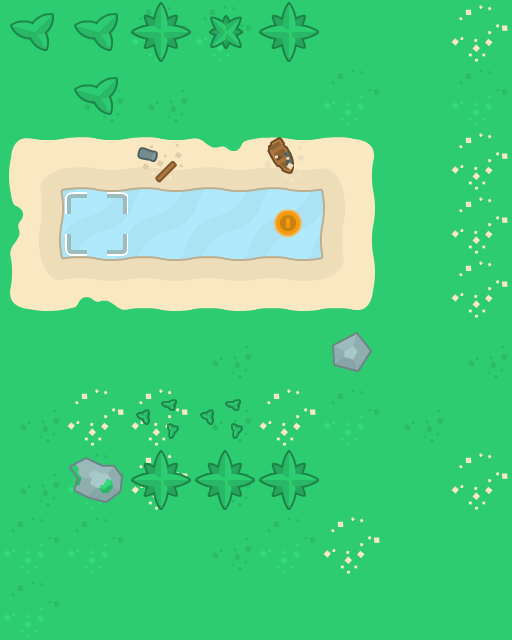

Below is a game level as drawn by its tile map, then a one-line description and the .tmx file that defines it, in full:
An orthogonal 8x10 tile map with 64x64 px tiles, 4 tile layers (backgroud, walls, foreground, objects).

<map version="1.10" tiledversion="1.11.2" orientation="orthogonal" renderorder="right-down" width="8" height="10" tilewidth="64" tileheight="64" infinite="0" nextlayerid="5" nextobjectid="1">
 <properties>
  <property name="character_bottom" value="[[16,0]]" />
  <property name="character_left" value="[[16,3]]" />
  <property name="character_right" value="[[16,2]]" />
  <property name="character_top" value="[[16,1]]" />
 </properties>
 <tileset firstgid="1" source="tiles_sheet.tsx" />
 <layer id="1" name="backgroud" width="8" height="10">
  <data encoding="csv">
0,0,0,0,0,0,0,0,
0,0,0,0,0,0,0,0,
77,77,77,77,77,77,0,0,
77,77,77,77,77,77,0,0,
77,77,77,77,77,77,0,0,
0,0,0,0,0,0,0,0,
0,0,0,0,0,0,0,0,
0,0,0,0,0,0,0,0,
0,0,0,0,0,0,0,0,
0,0,0,0,0,0,0,0
</data>
 </layer>
 <layer id="2" name="walls" width="8" height="10">
  <data encoding="csv">
24,24,41,41,24,24,24,25,
24,42,42,24,24,41,24,41,
38,58,89,59,87,39,24,25,
43,0,0,0,0,23,24,25,
55,8,7,7,7,56,24,25,
24,24,24,42,24,24,24,42,
42,25,25,42,25,41,42,24,
42,41,25,42,24,24,24,25,
41,41,24,42,41,25,24,24,
41,24,24,24,24,24,24,24
</data>
 </layer>
 <layer id="4" name="foreground" width="8" height="10">
  <data encoding="csv">
74,74,75,76,75,0,0,0,
0,74,0,0,0,0,0,0,
0,0,0,0,0,0,0,0,
0,0,0,0,0,0,0,0,
0,0,0,0,0,0,0,0,
0,0,0,0,0,54,0,0,
0,0,93,93,0,0,0,0,
0,70,75,75,75,0,0,0,
0,0,0,0,0,0,0,0,
0,0,0,0,0,0,0,0
</data>
 </layer>
 <layer id="3" name="objects" width="8" height="10">
  <data encoding="csv">
0,0,0,0,0,0,0,0,
0,0,0,0,0,0,0,0,
0,0,0,0,0,0,0,0,
0,102,0,0,85,0,0,0,
0,0,0,0,0,0,0,0,
0,0,0,0,0,0,0,0,
0,0,0,0,0,0,0,0,
0,0,0,0,0,0,0,0,
0,0,0,0,0,0,0,0,
0,0,0,0,0,0,0,0
</data>
 </layer>
</map>
